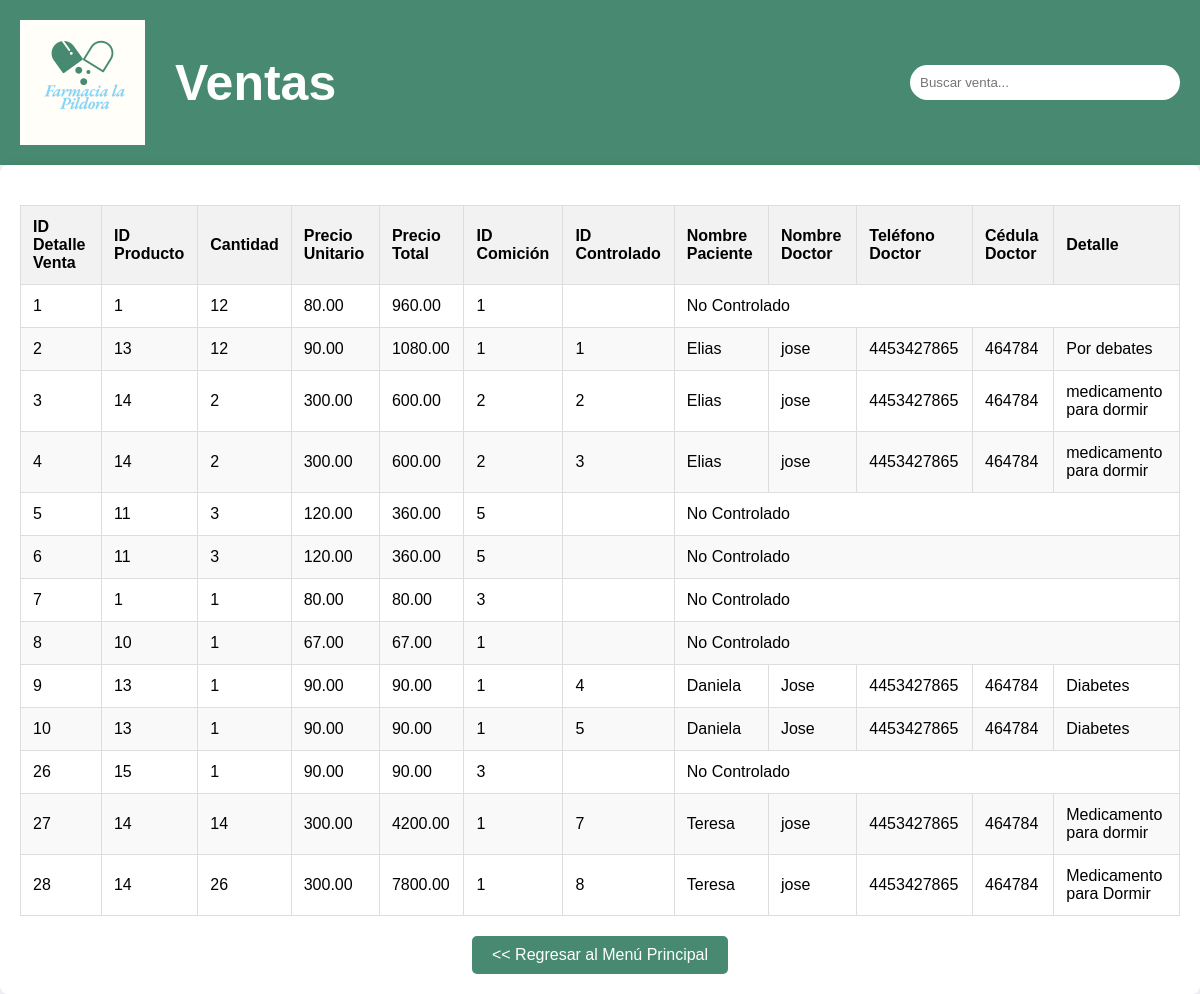
Page /Ventas.php on the committed database.
### tables this page shows
CREATE TABLE `DetalleVentas` (
  `idDetalleVenta` int NOT NULL,
  `idVenta` int DEFAULT NULL,
  `idProducto` int DEFAULT NULL,
  `Cantidad` int DEFAULT NULL,
  `PrecioUnitario` decimal(10,2) DEFAULT NULL,
  `PrecioTotal` decimal(10,2) DEFAULT NULL,
  `idComicion` int DEFAULT NULL,
  `idControlado` int DEFAULT NULL
);

CREATE TABLE `Controlado` (
  `idControlado` int NOT NULL,
  `NombrePaciente` varchar(100) DEFAULT NULL,
  `NombreDoctor` varchar(100) DEFAULT NULL,
  `TelefonoDoctor` varchar(18) DEFAULT NULL,
  `CedulaDoctor` varchar(40) DEFAULT NULL,
  `Detalle` varchar(700) DEFAULT NULL
);

### Ventas.php (the view, shortened to what this page needs)
<?php
$server = "localhost";
$user = "root";
$pass = "clave";
$db = "Farmacia";
$conexion = mysqli_connect($server, $user, $pass, $db);
$query = "
    SELECT
        dv.idDetalleVenta,
        dv.idProducto,
        dv.Cantidad,
        dv.PrecioUnitario,
        dv.PrecioTotal,
        dv.idComicion,
        dv.idControlado,
        c.NombrePaciente,
        c.NombreDoctor,
        c.TelefonoDoctor,
        c.CedulaDoctor,
        c.Detalle
    FROM DetalleVentas dv
    LEFT JOIN Controlado c ON dv.idControlado = c.idControlado
";
$result = mysqli_query($conexion, $query);
?>
<!DOCTYPE html>
<html lang="es">
<head>
    <link rel="stylesheet" href="MosEmpleados.css">
</head>
<body>
    <header class="header">
        <div class="header-box">
            <img src="Logo farmacia.png" alt="Logo de la Farmacia" class="header-logo">
            <h1>Ventas</h1>
        </div>
        <div class="search-container">
            <input type="text" placeholder="Buscar venta..." class="search-input" id="searchInput">
        </div>
    </header>
    <main class="main-container">
        <table class="employees-table">
            <thead>
                <tr>
                    <th>ID Detalle Venta</th>
                    <th>ID Producto</th>
                    <th>Cantidad</th>
                    <th>Precio Unitario</th>
                    <th>Precio Total</th>
                    <th>ID Comición</th>
                    <th>ID Controlado</th>
                    <th>Nombre Paciente</th>
                    <th>Nombre Doctor</th>
                    <th>Teléfono Doctor</th>
                    <th>Cédula Doctor</th>
                    <th>Detalle</th>
                </tr>
            </thead>
            <tbody id="employeesBody">
                <?php
                if (mysqli_num_rows($result) > 0) {
                    while ($row = mysqli_fetch_assoc($result)) {
                        echo "<tr>";
                        echo "<td>" . $row['idDetalleVenta'] . "</td>";
                        echo "<td>" . $row['idProducto'] . "</td>";
                        echo "<td>" . $row['Cantidad'] . "</td>";
                        echo "<td>" . $row['PrecioUnitario'] . "</td>";
                        echo "<td>" . $row['PrecioTotal'] . "</td>";
                        echo "<td>" . $row['idComicion'] . "</td>";
                        echo "<td>" . $row['idControlado'] . "</td>";
                        if ($row['idControlado']) {
                            echo "<td>" . $row['NombrePaciente'] . "</td>";
                            echo "<td>" . $row['NombreDoctor'] . "</td>";
                            echo "<td>" . $row['TelefonoDoctor'] . "</td>";
                            echo "<td>" . $row['CedulaDoctor'] . "</td>";
                            echo "<td>" . $row['Detalle'] . "</td>";
                        } else {
                            echo "<td colspan='5'>No Controlado</td>";
                        }
                        echo "</tr>";
                    }
                } else {
                    echo "<tr><td colspan='12'>No se encontraron resultados.</td></tr>";
                }
                ?>
            </tbody>
        </table>
        <div class="button-container">
            <a href="Sistema-farmacia.html" class="back-button"><< Regresar al Menú Principal</a>
        </div>
    </main>
</body>
</html>

### MosEmpleados.css (style rules this page uses)
body { font-family: Arial, sans-serif; margin: 0; padding: 0; background-color: #f4f4f9; }
.header { display: flex; justify-content: space-between; align-items: center; background-color: #478a71; color: white; padding: 20px; }
.header-box { display: flex; align-items: center; }
.header-logo { width: 125px; margin-right: 30px; }
.search-container { flex-grow: 30; text-align: right; }
.search-input { padding: 10px; width: 250px; border: none; border-radius: 40px; }
.main-container { padding: 20px; max-width: 1200px; margin: 0 auto; background-color: white; box-shadow: 0 0 10px rgba(0, 0, 0, 0.1); border-radius: 8px; }
.employees-table { width: 100%; border-collapse: collapse; margin-top: 20px; }
.employees-table th, .employees-table td { border: 1px solid #dddddd; text-align: left; padding: 12px; }
.employees-table th { background-color: #f2f2f2; font-weight: bold; }
.employees-table tr:nth-child(even) { background-color: #f9f9f9; }
.button-container { text-align: center; margin-top: 20px; }
.back-button { display: inline-block; padding: 10px 20px; background-color: #478a71; color: white; text-decoration: none; border-radius: 5px; }
.header h1 { font-size: 50px; margin: 0; }

### rows in the picture
detalleventas: idDetalleVenta "1", idProducto "1", Cantidad "12", PrecioUnitario "80.00", PrecioTotal "960.00", idComicion "1", shows "No Controlado"
detalleventas: idDetalleVenta "2", idProducto "13", Cantidad "12", PrecioUnitario "90.00", PrecioTotal "1080.00", idComicion "1", idControlado "1", idControlado.NombrePaciente "Elias", idControlado.NombreDoctor "jose", idControlado.TelefonoDoctor "4453427865", idControlado.CedulaDoctor "464784", idControlado.Detalle "Por debates"
detalleventas: idDetalleVenta "3", idProducto "14", Cantidad "2", PrecioUnitario "300.00", PrecioTotal "600.00", idComicion "2", idControlado "2", idControlado.NombrePaciente "Elias", idControlado.NombreDoctor "jose", idControlado.TelefonoDoctor "4453427865", idControlado.CedulaDoctor "464784", idControlado.Detalle "medicamento para dormir"
detalleventas: idDetalleVenta "4", idProducto "14", Cantidad "2", PrecioUnitario "300.00", PrecioTotal "600.00", idComicion "2", idControlado "3", idControlado.NombrePaciente "Elias", idControlado.NombreDoctor "jose", idControlado.TelefonoDoctor "4453427865", idControlado.CedulaDoctor "464784", idControlado.Detalle "medicamento para dormir"
detalleventas: idDetalleVenta "5", idProducto "11", Cantidad "3", PrecioUnitario "120.00", PrecioTotal "360.00", idComicion "5", shows "No Controlado"
detalleventas: idDetalleVenta "6", idProducto "11", Cantidad "3", PrecioUnitario "120.00", PrecioTotal "360.00", idComicion "5", shows "No Controlado"
detalleventas: idDetalleVenta "7", idProducto "1", Cantidad "1", PrecioUnitario "80.00", PrecioTotal "80.00", idComicion "3", shows "No Controlado"
detalleventas: idDetalleVenta "8", idProducto "10", Cantidad "1", PrecioUnitario "67.00", PrecioTotal "67.00", idComicion "1", shows "No Controlado"
detalleventas: idDetalleVenta "9", idProducto "13", Cantidad "1", PrecioUnitario "90.00", PrecioTotal "90.00", idComicion "1", idControlado "4", idControlado.NombrePaciente "Daniela", idControlado.NombreDoctor "Jose", idControlado.TelefonoDoctor "4453427865", idControlado.CedulaDoctor "464784", idControlado.Detalle "Diabetes"
detalleventas: idDetalleVenta "10", idProducto "13", Cantidad "1", PrecioUnitario "90.00", PrecioTotal "90.00", idComicion "1", idControlado "5", idControlado.NombrePaciente "Daniela", idControlado.NombreDoctor "Jose", idControlado.TelefonoDoctor "4453427865", idControlado.CedulaDoctor "464784", idControlado.Detalle "Diabetes"
detalleventas: idDetalleVenta "26", idProducto "15", Cantidad "1", PrecioUnitario "90.00", PrecioTotal "90.00", idComicion "3", shows "No Controlado"
detalleventas: idDetalleVenta "27", idProducto "14", Cantidad "14", PrecioUnitario "300.00", PrecioTotal "4200.00", idComicion "1", idControlado "7", idControlado.NombrePaciente "Teresa", idControlado.NombreDoctor "jose", idControlado.TelefonoDoctor "4453427865", idControlado.CedulaDoctor "464784", idControlado.Detalle "Medicamento para dormir"
detalleventas: idDetalleVenta "28", idProducto "14", Cantidad "26", PrecioUnitario "300.00", PrecioTotal "7800.00", idComicion "1", idControlado "8", idControlado.NombrePaciente "Teresa", idControlado.NombreDoctor "jose", idControlado.TelefonoDoctor "4453427865", idControlado.CedulaDoctor "464784", idControlado.Detalle "Medicamento para Dormir"
